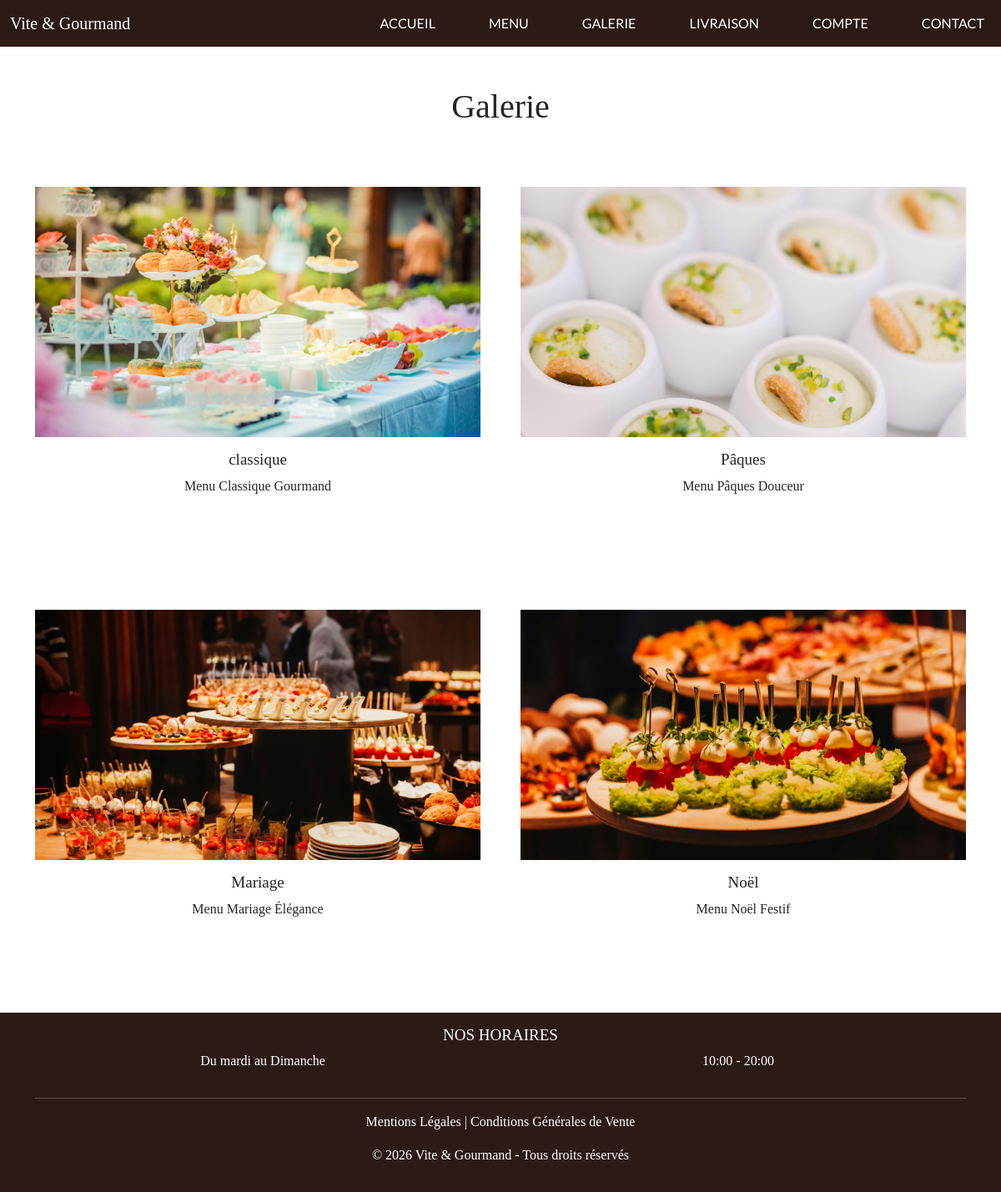
Page /galerie.php on the committed database.
### tables this page shows
CREATE TABLE `menu` (
  `menu_id` int(11) NOT NULL,
  `titre` varchar(150) NOT NULL,
  `description` text NOT NULL,
  `image_principale` varchar(255) DEFAULT NULL,
  `nombre_personnes_min` int(11) NOT NULL,
  `prix_min` decimal(10,2) NOT NULL,
  `conditions_menu` text DEFAULT NULL,
  `stock_disponible` int(11) NOT NULL DEFAULT 0,
  `actif` tinyint(1) NOT NULL DEFAULT 1
);

CREATE TABLE `theme` (
  `theme_id` int(11) NOT NULL,
  `libelle` varchar(50) NOT NULL
);

### src/Models/Menu.php (called while the page is built, shortened)
<?php
class Menu {
    private PDO $pdo;
    public function __construct(PDO $pdo) {
        $this->pdo = $pdo;
    }
    public function getAll(): array {
        $sql = "
            SELECT menu_id, titre, description, image_principale,
                   nombre_personnes_min, prix_min, conditions_menu, stock_disponible
            FROM menu
            WHERE actif = TRUE
            ORDER BY menu_id ASC
        ";
        $stmt = $this->pdo->query($sql);
        return $stmt->fetchAll();
    }
    public function getThemes(int $menuId): array {
        $sql = "
            SELECT t.libelle
            FROM theme t
            JOIN menu_theme mt ON t.theme_id = mt.theme_id
            WHERE mt.menu_id = :menu_id
        ";
        $stmt = $this->pdo->prepare($sql);
        $stmt->execute([':menu_id' => $menuId]);
        return $stmt->fetchAll();
    }
}

### galerie.php (the view, shortened to what this page needs)
<?php
require_once __DIR__ . '/includes/header.php';
require_once __DIR__ . '/src/Models/Menu.php';
$pdo = Database::getConnection();
$menuModel = new Menu($pdo);
$menus = $menuModel->getAll();
?>
<div class="container my-5">
    <h1 class="text-center mb-5">Galerie</h1>
    <div class="row g-5">
        <?php foreach ($menus as $menu) : ?>
            <?php
            $themes = $menuModel->getThemes($menu['menu_id']);
            $theme = $themes[0]['libelle'] ?? 'Menu';
            ?>
            <div class="col-md-6 mb-5">
                <div class="text-center mt-4">
                    <a href="<?= BASE_URL ?>detail-menus.php?id=<?= $menu['menu_id'] ?>">
                        <img src="<?= htmlspecialchars($menu['image_principale']) ?>"
                             alt="<?= htmlspecialchars($menu['titre']) ?>"
                             class="img-fluid"
                             style="width: 100%; height: 300px; object-fit: cover;">
                    </a>
                    <h3 class="mt-3 mb-2"><?= htmlspecialchars($theme) ?></h3>
                    <p><?= htmlspecialchars($menu['titre']) ?></p>
                </div>
            </div>
        <?php endforeach; ?>
    </div>
</div>
<?php require_once __DIR__ . '/includes/footer.php'; ?>

### includes/header.php (shortened to what this page needs)
<!DOCTYPE html>
<html lang="fr">
<head>
    <link rel="stylesheet" href="<?= BASE_URL ?>scss/main.css">
</head>
<body>
<header>
    <nav class="navbar navbar-expand-lg bg-dark" data-bs-theme="dark">
        <div class="container-fluid">
            <a class="navbar-brand text-white" href="<?= BASE_URL ?>">Vite & Gourmand</a>
            <div class="collapse navbar-collapse" id="navbarNav">
                <ul class="navbar-nav ms-auto gap-5">
                    <li class="nav-item"><a class="nav-link text-white" href="<?= BASE_URL ?>">ACCUEIL</a></li>
                    <li class="nav-item"><a class="nav-link text-white" href="<?= BASE_URL ?>menus.php">MENU</a></li>
                    <li class="nav-item"><a class="nav-link text-white" href="<?= BASE_URL ?>galerie.php">GALERIE</a></li>
                    <li class="nav-item"><a class="nav-link text-white" href="<?= BASE_URL ?>livraison.php">LIVRAISON</a></li>
                    <?php if (!isset($_SESSION['utilisateur_id'])) : ?>
                        <li class="nav-item"><a class="nav-link text-white" href="<?= BASE_URL ?>compte.php">COMPTE</a></li>
                    <?php endif; ?>
                    <li class="nav-item"><a class="nav-link text-white" href="<?= BASE_URL ?>contact.php">CONTACT</a></li>
                </ul>
            </div>
        </div>
    </nav>
</header>
<main id="main-page" style="min-height: 80vh;">

### includes/footer.php (shortened to what this page needs)
</main>
<footer class="bg-dark text-white text-center py-3">
    <div class="container">
        <h3>NOS HORAIRES</h3>
        <div class="row">
            <div class="col-md-6"><p>Du mardi au Dimanche</p></div>
            <div class="col-md-6"><p>10:00 - 20:00</p></div>
        </div>
        <hr>
        <p>
            <a href="<?= BASE_URL ?>mentions-legales.php" class="text-white text-decoration-none">Mentions Légales</a>
            |
            <a href="<?= BASE_URL ?>cgv.php" class="text-white text-decoration-none">Conditions Générales de Vente</a>
        </p>
        <p>&copy; <?= date('Y') ?> Vite & Gourmand - Tous droits réservés</p>
    </div>
</footer>
</body>
</html>

### rows in the picture
menu: image_principale (picture), theme.libelle "classique", titre "Menu Classique Gourmand"
menu: image_principale (picture), theme.libelle "Pâques", titre "Menu Pâques Douceur"
menu: image_principale (picture), theme.libelle "Mariage", titre "Menu Mariage Élégance"
menu: image_principale (picture), theme.libelle "Noël", titre "Menu Noël Festif"
